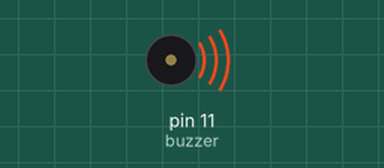
Simulated run of this sketch. Board: Arduino Uno, built with avr-gcc and run on an emulated ATmega328P. On the bench: buzzer (waves = sounding).

Above: at 0.2 s.
Timing chart, 0 to 3.0 s (numbered marks = the images above):
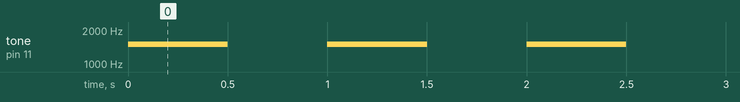

Measured:
- by itself, tone on pin 11 (buzzer): alternates 1500 Hz for 0.50 s and silent for 0.50 s

The sketch:

buzzer_5v.ino
```cpp
/*
Projeto Arduino beep com buzzer.
Por Jota
----------------------------------------
--=<| www.ComoFazerAsCoisas.com.br |>=--
----------------------------------------
*/

//Constante que representa o pino onde o positivo
//do buzzer será ligado.
const int buzzer = 11;

//Método setup, executado uma vez ao ligar o Arduino.
void setup() {
  //Definindo o pino buzzer como de saída.
  pinMode(buzzer,OUTPUT);
}

//Método loop, executado enquanto o Arduino estiver ligado.
void loop() {
  //Ligando o buzzer com uma frequencia de 1500 hz.
  tone(buzzer,1500);
  delay(500);

  //Desligando o buzzer.
  noTone(buzzer);
  delay(500);
}
```
